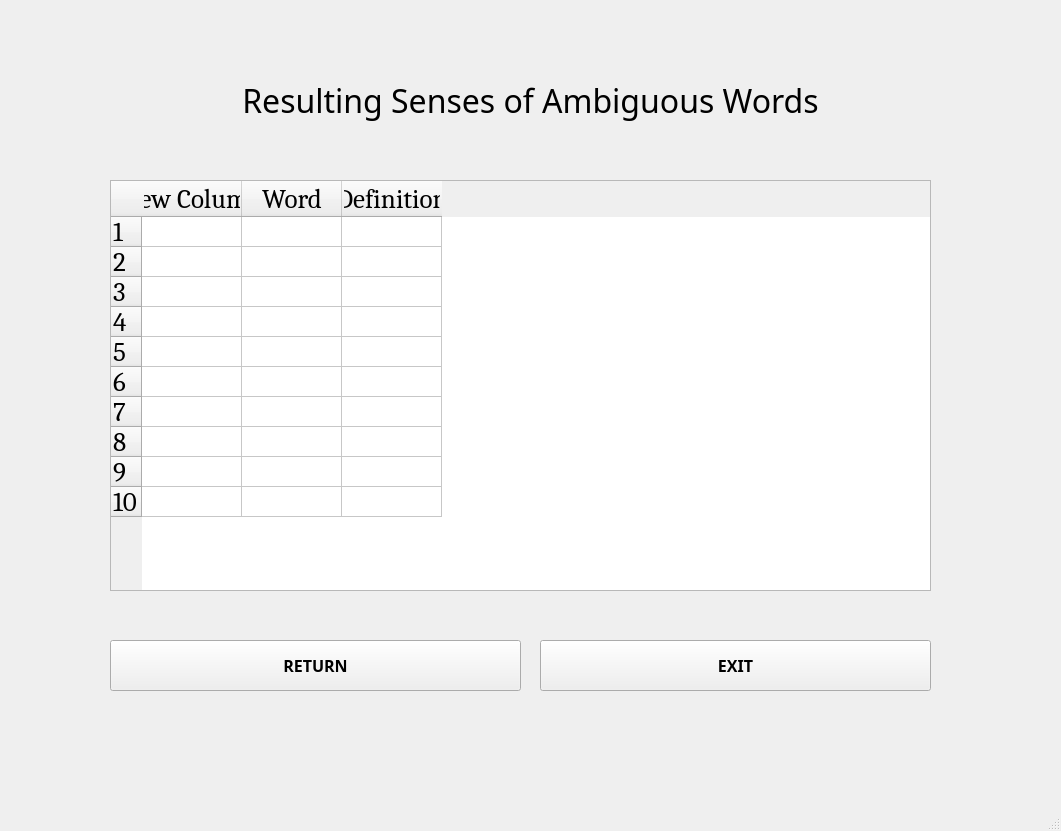
<?xml version="1.0" encoding="UTF-8"?>
<ui version="4.0">
 <class>MainWindow</class>
 <widget class="QMainWindow" name="MainWindow">
  <property name="geometry">
   <rect>
    <x>0</x>
    <y>0</y>
    <width>1061</width>
    <height>831</height>
   </rect>
  </property>
  <property name="windowTitle">
   <string>MainWindow</string>
  </property>
  <widget class="QWidget" name="centralwidget">
   <widget class="QPushButton" name="return_button">
    <property name="geometry">
     <rect>
      <x>110</x>
      <y>640</y>
      <width>411</width>
      <height>51</height>
     </rect>
    </property>
    <property name="font">
     <font>
      <family>Century Gothic</family>
      <pointsize>12</pointsize>
      <weight>75</weight>
      <bold>true</bold>
     </font>
    </property>
    <property name="text">
     <string>RETURN</string>
    </property>
   </widget>
   <widget class="QTableWidget" name="tableWidget">
    <property name="geometry">
     <rect>
      <x>110</x>
      <y>180</y>
      <width>821</width>
      <height>411</height>
     </rect>
    </property>
    <property name="font">
     <font>
      <family>Cambria</family>
      <pointsize>20</pointsize>
     </font>
    </property>
    <property name="rowCount">
     <number>10</number>
    </property>
    <row/>
    <row/>
    <row/>
    <row/>
    <row/>
    <row/>
    <row/>
    <row/>
    <row/>
    <row/>
    <column>
     <property name="text">
      <string>New Column</string>
     </property>
    </column>
    <column>
     <property name="text">
      <string>Word</string>
     </property>
    </column>
    <column>
     <property name="text">
      <string>Definition</string>
     </property>
    </column>
   </widget>
   <widget class="QLabel" name="ResultLabel">
    <property name="geometry">
     <rect>
      <x>40</x>
      <y>30</y>
      <width>981</width>
      <height>141</height>
     </rect>
    </property>
    <property name="font">
     <font>
      <family>Rockwell</family>
      <pointsize>24</pointsize>
     </font>
    </property>
    <property name="text">
     <string>Resulting Senses of Ambiguous Words</string>
    </property>
    <property name="alignment">
     <set>Qt::AlignCenter</set>
    </property>
    <property name="wordWrap">
     <bool>true</bool>
    </property>
   </widget>
   <widget class="QPushButton" name="exit_button">
    <property name="geometry">
     <rect>
      <x>540</x>
      <y>640</y>
      <width>391</width>
      <height>51</height>
     </rect>
    </property>
    <property name="font">
     <font>
      <family>Century Gothic</family>
      <pointsize>12</pointsize>
      <weight>75</weight>
      <bold>true</bold>
     </font>
    </property>
    <property name="text">
     <string>EXIT</string>
    </property>
   </widget>
  </widget>
  <widget class="QMenuBar" name="menubar">
   <property name="geometry">
    <rect>
     <x>0</x>
     <y>0</y>
     <width>1061</width>
     <height>26</height>
    </rect>
   </property>
  </widget>
  <widget class="QStatusBar" name="statusbar"/>
 </widget>
 <resources/>
 <connections/>
</ui>
